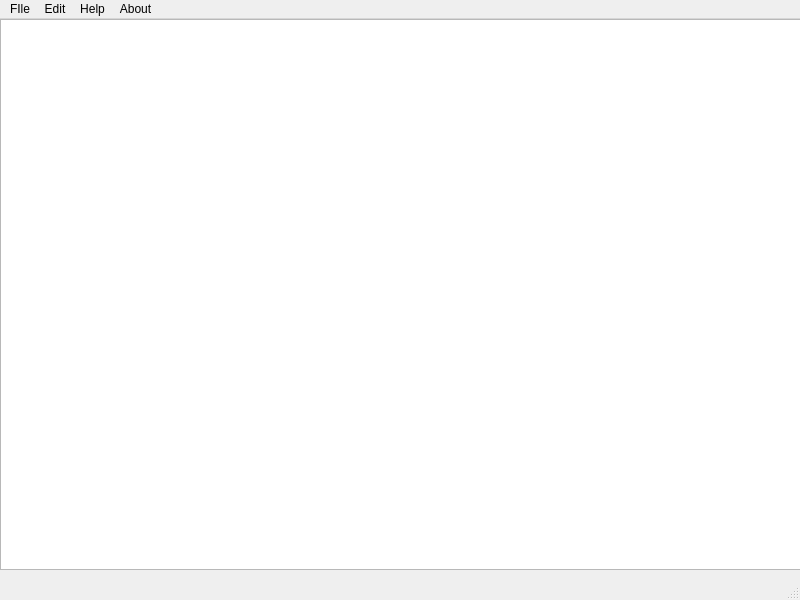
<?xml version="1.0" encoding="UTF-8"?>
<ui version="4.0">
 <class>MainWindow</class>
 <widget class="QMainWindow" name="MainWindow">
  <property name="geometry">
   <rect>
    <x>0</x>
    <y>0</y>
    <width>800</width>
    <height>600</height>
   </rect>
  </property>
  <property name="windowTitle">
   <string>MainWindow</string>
  </property>
  <widget class="QWidget" name="centralwidget">
   <widget class="QTextEdit" name="textEdit">
    <property name="geometry">
     <rect>
      <x>0</x>
      <y>0</y>
      <width>801</width>
      <height>551</height>
     </rect>
    </property>
   </widget>
  </widget>
  <widget class="QMenuBar" name="menubar">
   <property name="geometry">
    <rect>
     <x>0</x>
     <y>0</y>
     <width>800</width>
     <height>22</height>
    </rect>
   </property>
   <widget class="QMenu" name="menuFIle">
    <property name="title">
     <string>FIle</string>
    </property>
    <addaction name="actionQuit"/>
   </widget>
   <widget class="QMenu" name="menuEdit">
    <property name="title">
     <string>Edit</string>
    </property>
    <addaction name="actionCopy"/>
    <addaction name="separator"/>
    <addaction name="actionCopy_2"/>
    <addaction name="actionPaste"/>
    <addaction name="actionUndo"/>
    <addaction name="actionRedo"/>
   </widget>
   <widget class="QMenu" name="menuAbout">
    <property name="title">
     <string>About</string>
    </property>
    <addaction name="actionAbout_Project"/>
    <addaction name="actionAbout_QT"/>
   </widget>
   <widget class="QMenu" name="menuHelp">
    <property name="title">
     <string>Help</string>
    </property>
   </widget>
   <addaction name="menuFIle"/>
   <addaction name="menuEdit"/>
   <addaction name="menuHelp"/>
   <addaction name="menuAbout"/>
  </widget>
  <widget class="QStatusBar" name="statusbar"/>
  <action name="actionQuit">
   <property name="text">
    <string>Quit</string>
   </property>
  </action>
  <action name="actionCopy">
   <property name="text">
    <string>Cut</string>
   </property>
  </action>
  <action name="actionCopy_2">
   <property name="text">
    <string>Copy</string>
   </property>
  </action>
  <action name="actionPaste">
   <property name="text">
    <string>Paste</string>
   </property>
  </action>
  <action name="actionUndo">
   <property name="text">
    <string>Undo</string>
   </property>
  </action>
  <action name="actionRedo">
   <property name="text">
    <string>Redo</string>
   </property>
  </action>
  <action name="actionAbout_Project">
   <property name="text">
    <string>About Project</string>
   </property>
  </action>
  <action name="actionAbout_QT">
   <property name="text">
    <string>About QT</string>
   </property>
  </action>
 </widget>
 <resources/>
 <connections/>
</ui>
